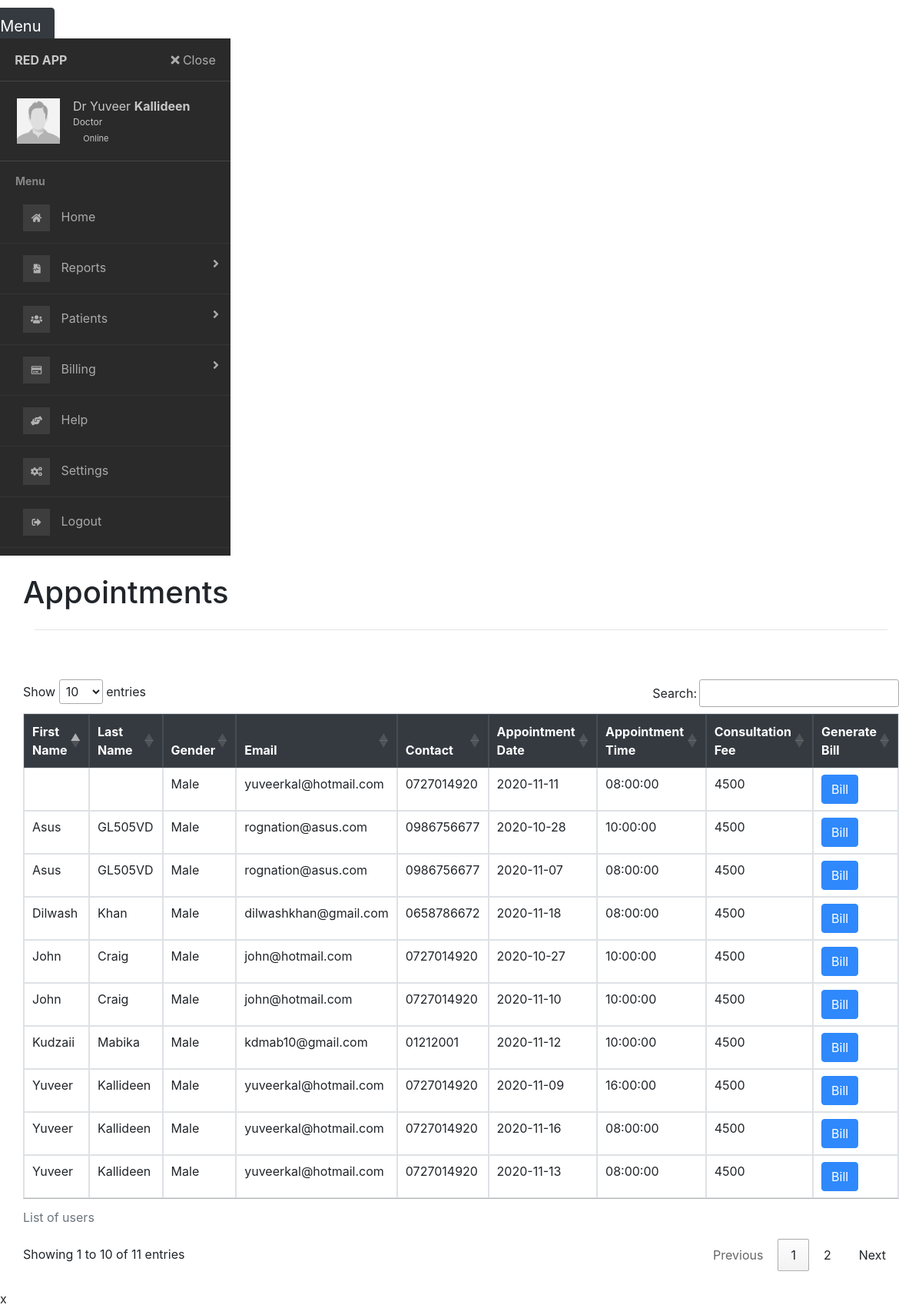
/appointment-list.php (signed in), run on the app's committed database.
### tables this page shows
CREATE TABLE `appointmenttb` (
  `pid` int(11) NOT NULL,
  `ID` int(11) NOT NULL,
  `fname` varchar(20) NOT NULL,
  `lname` varchar(20) NOT NULL,
  `gender` varchar(10) NOT NULL,
  `email` varchar(30) NOT NULL,
  `contact` varchar(10) NOT NULL,
  `doctor` varchar(30) NOT NULL,
  `docFees` int(5) NOT NULL,
  `appdate` date NOT NULL,
  `apptime` time NOT NULL,
  `userStatus` int(5) NOT NULL,
  `doctorStatus` int(5) NOT NULL,
  `url` varchar(2083) NOT NULL
);

### appointment-list.php (the view, shortened to what this page needs)
<!DOCTYPE html>
<?php
include_once('sidebar.php');
?>
<html lang="en">
  <head>
    <link rel="stylesheet" type="text/css" href="font-awesome-4.7.0/css/font-awesome.min.css">
    <link rel="stylesheet" href="style.css">
    <link rel="stylesheet" href="vendor/fontawesome/css/font-awesome.min.css">
    <link rel="stylesheet" href="https://maxcdn.bootstrapcdn.com/bootstrap/4.0.0-beta/css/bootstrap.min.css">
    <link rel="stylesheet" href="https://stackpath.bootstrapcdn.com/bootstrap/4.3.1/css/bootstrap.min.css">
    <link rel="stylesheet" type="text/css" href="//cdn.datatables.net/1.10.22/css/jquery.dataTables.min.css">
  </head>
  <body style="padding-top:50px;">
  <div  class="container bg-grey pt-4 pb-4">
            <div class="row">
              <h1>Appointments</h1>
            </div>
            <hr>
      </div>
      <div class="container bg-grey pt-4 pb-4">
         <div class="row">
        <div class="table-responsive">
              <table class="table table-bordered table-hover " id="myTable">
              <caption>List of users</caption>
                <thead class="thead-dark">
                  <tr>
                    <th scope="col">First Name</th>
                    <th scope="col">Last Name</th>
                    <th scope="col">Gender</th>
                    <th scope="col">Email</th>
                    <th scope="col">Contact</th>
                    <th scope="col">Appointment Date</th>
                    <th scope="col">Appointment Time</th>
                    <th scope="col">Consultation Fee</th>
                    <th scope="col">Generate Bill</th>
                  </tr>
                </thead>
                <tbody>
                  <?php
                    global $con;
                    $dname = $_SESSION['first_name'];
                    $query = "select pid,ID,fname,lname,gender,email,contact,appdate,apptime,userStatus,doctorStatus,url,docFees from appointmenttb where doctor='$dname';";
                    $result = mysqli_query($con,$query);
                    while ($row = mysqli_fetch_array($result)){
                      ?>
                      <tr>
                        <td><?php echo $row['fname'];?></td>
                        <td><?php echo $row['lname'];?></td>
                        <td><?php echo $row['gender'];?></td>
                        <td><?php echo $row['email'];?></td>
                        <td><?php echo $row['contact'];?></td>
                        <td><?php echo $row['appdate'];?></td>
                        <td><?php echo $row['apptime'];?></td>
                        <td><?php echo $row['docFees'];?></td>
                        <td>
                     <a title="Generate Bill" href="invoice.php?fees=<?php echo $row['docFees'] ?>&pid=<?php echo $row['pid']?>" target="_blank" tooltip-placement="top" tooltip="Remove" ><button class="btn btn-primary">Bill</button></a>
                        </td>
                      </tr></a>
                    <?php } ?>
                </tbody>
              </table>
            </div>
        <br>
      </div>
</div>
  </body>
</html>

### sidebar.php (shortened to what this page needs)
<?php
$dfname = $_SESSION['first_name'];
$dlname =$_SESSION['last_name'];
?>
<!DOCTYPE html>
<html lang="en">
<head>
    <link rel="stylesheet" href="https://stackpath.bootstrapcdn.com/bootstrap/4.2.1/css/bootstrap.min.css"
>
    <link rel="stylesheet" href="https://use.fontawesome.com/releases/v5.8.2/css/all.css"
>
    <link rel="stylesheet" href="//malihu.github.io/custom-scrollbar/jquery.mCustomScrollbar.min.css">
    <link rel="stylesheet" href="css/main.css">
    <link rel="stylesheet" href="css/sidebar-themes.css">
</head>
<body>
    <div class="page-wrapper default-theme sidebar-bg bg1 toggled">
        <a id="show-sidebar" class="btn btn-lg btn-dark" href="#">
            <i class="fas fa-bars"></i> Menu
        </a>
        <nav id="sidebar" class="sidebar-wrapper">
            <div class="sidebar-content">
                <div class="sidebar-item sidebar-brand">
                    <a href="#">Red App</a>
                    <div id="close-sidebar">
                    <i class="fas fa-times"></i>
                    Close
                    </div>
                </div>
                <div class="sidebar-item sidebar-header d-flex flex-nowrap">
                    <div class="user-pic">
                        <img class="img-responsive img-rounded" src="img/user.jpg" alt="User picture">
                    </div>
                    <div class="user-info">
                        <span class="user-name">Dr <?php echo $dfname;?>
                            <strong><?php echo $dlname;?></strong>
                        </span>
                        <span class="user-role">Doctor</span>
                        <span class="user-status">
                            <i class="fa fa-circle"></i>
                            <span>Online</span>
                        </span>
                    </div>
                </div>
                <div class=" sidebar-item sidebar-menu">
                    <ul>
                        <li class="header-menu">
                            <span>Menu</span>
                        </li>
                        <li class="sidebar">
                            <a href="doctor_home.php">
                                 <i class="fas fa-home"></i>
                                <span class="menu-text">Home</span>
                            </a>
                        </li>
                        <li class="sidebar-dropdown">
                            <a href="#">
                            <i class="fas fa-file-medical-alt"></i>
                                <span class="menu-text">Reports</span>
                            </a>
                        </li>
                        <li class="sidebar-dropdown">
                            <a href="#">
                            <i class="fas fa-users"></i>
                                <span class="menu-text">Patients</span>
                            </a>
                        </li>
                        <li class="sidebar-dropdown">
                            <a href="#">
                            <i class="far fa-credit-card"></i>
                                <span class="menu-text">Billing</span>
                            </a>
                        </li>
                        <li class="sidebar">
                            <a href="templates/Operational_Manual_Red_App_Doctor.pdf" download>
                            <i class="fas fa-hands-helping"></i>
                                <span class="menu-text">Help</span>
                            </a>
                        </li>
                        <li class="sidebar">
                            <a href="doctor_settings.php">
                            <i class="fas fa-cogs"></i>
                                <span class="menu-text">Settings</span>
                            </a>
                        </li>
                        <li class="sidebar">
                            <a href="doctor_sigin.php">
                            <i class="fas fa-sign-out-alt"></i>
                                <span class="menu-text">Logout</span>
                            </a>
                        </li>
                </div>
            </div>
        </nav>
    </div>
</body>
</html>

### css/main.css (style rules this page uses)
.sidebar-wrapper { width: 280px; height: 100%; max-height: 100%; position: fixed; top: 0; left: -280px; z-index: 999; -webkit-transition: left .3s ease, width .3s ease; transition: left .3s ease, width .3s ease; }
.sidebar-wrapper ul { list-style-type: none; padding: 0; margin: 0; }
.sidebar-wrapper a { text-decoration: none; -webkit-transition: color .3s ease; transition: color .3s ease; }
.sidebar-wrapper .sidebar-item { -webkit-transition: all .3s linear; transition: all .3s linear; }
.sidebar-wrapper .sidebar-content { max-height: calc(100% -35px); height: calc(100% - 35px); overflow-y: scroll; position: relative; }
.sidebar-bg .sidebar-wrapper { background-size: cover; background-position: center; background-repeat: no-repeat; }
.sidebar-bg .sidebar-wrapper:before { content: ''; position: absolute; top: 0; right: 0; bottom: 0; left: 0; }
.sidebar-wrapper .sidebar-brand { padding: 1rem 1.2rem; display: -webkit-box; display: -ms-flexbox; display: flex; -webkit-box-align: center; -ms-flex-align: center; align-items: center; height: 55px; }
.sidebar-wrapper .sidebar-brand > a { text-transform: uppercase; font-weight: bold; -webkit-box-flex: 1; -ms-flex-positive: 1; flex-grow: 1; overflow: hidden; white-space: nowrap; text-overflow: ellipsis; }
.sidebar-wrapper .sidebar-header { padding: 20px; overflow: hidden; }
.sidebar-wrapper .sidebar-header .user-pic { width: 60px; padding: 2px; margin-right: 15px; overflow: hidden; }
.sidebar-wrapper .sidebar-header .user-pic img { -o-object-fit: cover; object-fit: cover; height: 100%; width: 100%; }
.sidebar-wrapper .sidebar-header .user-info { overflow: hidden; }
.sidebar-wrapper .sidebar-header .user-info > span { display: block; white-space: nowrap; text-overflow: ellipsis; }
.sidebar-wrapper .sidebar-header .user-info .user-role { font-size: 12px; }
.sidebar-wrapper .sidebar-header .user-info .user-status { font-size: 11px; margin-top: 4px; }
.sidebar-wrapper .sidebar-header .user-info .user-status i { font-size: 8px; margin-right: 4px; color: #5cb85c; }
.sidebar-wrapper .sidebar-menu { padding-bottom: 10px; }
.sidebar-wrapper .sidebar-menu .header-menu span { font-weight: bold; font-size: 14px; padding: 15px 20px 5px 20px; display: inline-block; }
.sidebar-wrapper .sidebar-menu ul li a { display: -webkit-box; display: -ms-flexbox; display: flex; -ms-flex-wrap: nowrap; flex-wrap: nowrap; -webkit-box-align: center; -ms-flex-align: center; align-items: center; text-decoration: none; position: relative; padding: 8px 30px 8px 20px; width: 100%; }
.sidebar-wrapper .sidebar-menu ul li a i { margin-right: 10px; font-size: 12px; width: 35px; height: 35px; line-height: 35px; text-align: center; -ms-flex-negative: 0; flex-shrink: 0; }
.sidebar-wrapper .sidebar-menu ul li a .menu-text { -webkit-box-flex: 1; -ms-flex-positive: 1; flex-grow: 1; white-space: nowrap; text-overflow: ellipsis; -ms-flex-negative: 1; flex-shrink: 1; overflow: hidden; }
.sidebar-wrapper .sidebar-menu .sidebar-dropdown > a:after { font-family: "Font Awesome 5 Free"; font-weight: 900; content: "\f105"; display: inline-block; font-style: normal; font-variant: normal; text-rendering: auto; -webkit-font-smoothing: antialiased; -moz-osx-font-smoothing: grayscale; text-align: center; background: 0 0; position: absolute; right: 15px; top: 14px; -webkit-transition: -webkit-transform .3s ease; transition: -webkit-transform .3s ease; transition: transform .3s ease; transition: transform .3s ease, -webkit-transform .3s ease; }
body { font-size: .9rem; }
#show-sidebar, #close-sidebar { -webkit-transition: all 0.3s ease; -moz-transition: all 0.3s ease; -ms-transition: all 0.3s ease; -o-transition: all 0.3s ease; transition: all 0.3s ease; }
#show-sidebar { position: fixed; left: 0; top: 10px; border-radius: 0 4px 4px 0px; width: auto; transition-delay: 0.3s; }
.page-wrapper.toggled #show-sidebar { left: -40px; }
.page-wrapper.toggled .sidebar-wrapper { left: 0px; }
.sidebar-bg.bg1 .sidebar-wrapper { background-image: url(../img/bg1.jpg); }

### data on the page
appointmenttb: fname "Asus", lname "GL505VD", gender "Male", email "rognation@asus.com", contact "0986756677", appdate "2020-10-28", apptime "10:00:00", docFees "4500"
appointmenttb: fname "John", lname "Craig", gender "Male", email "john@hotmail.com", contact "0727014920", appdate "2020-10-27", apptime "10:00:00", docFees "4500"
appointmenttb: fname "Asus", lname "GL505VD", gender "Male", email "rognation@asus.com", contact "0986756677", appdate "2020-11-07", apptime "08:00:00", docFees "4500"
appointmenttb: fname "John", lname "Craig", gender "Male", email "john@hotmail.com", contact "0727014920", appdate "2020-11-10", apptime "10:00:00", docFees "4500"
appointmenttb: fname "Yuveer", lname "Kallideen", gender "Male", email "yuveerkal@hotmail.com", contact "0727014920", appdate "2020-11-09", apptime "16:00:00", docFees "4500"
appointmenttb: fname "Yuveer", lname "Kallideen", gender "Male", email "yuveerkal@hotmail.com", contact "0727014920", appdate "2020-11-16", apptime "08:00:00", docFees "4500"
appointmenttb: gender "Male", email "yuveerkal@hotmail.com", contact "0727014920", appdate "2020-11-11", apptime "08:00:00", docFees "4500"
appointmenttb: fname "Yuveer", lname "Kallideen", gender "Male", email "yuveerkal@hotmail.com", contact "0727014920", appdate "2020-11-13", apptime "08:00:00", docFees "4500"
appointmenttb: fname "Kudzaii", lname "Mabika", gender "Male", email "kdmab10@gmail.com", contact "01212001", appdate "2020-11-12", apptime "10:00:00", docFees "4500"
appointmenttb: fname "Dilwash", lname "Khan", gender "Male", email "dilwashkhan@gmail.com", contact "0658786672", appdate "2020-11-18", apptime "08:00:00", docFees "4500"

### other printed values
$dfname "Yuveer"
$dlname "Kallideen"
